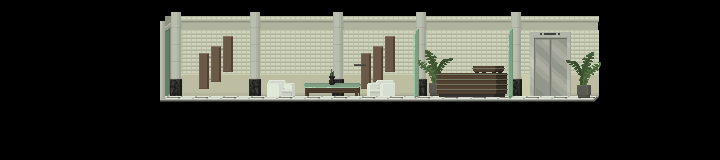

This is a level from a 2D game, rendered from its Tiled map with the project's own tilesets. A one-line summary and the map file follow, with tile-layer data summarised:
An orthogonal 45x10 tile map with 16x16 px tiles, 4 tile layers (bg1, bg2, ground, fg) and 3 objects (outside, Spawn, 276).

<map version="1.0" orientation="orthogonal" renderorder="right-down" width="45" height="10" tilewidth="16" tileheight="16" nextobjectid="30">
 <properties>
  <property name="ambient" value="INDOOR" />
  <property name="bgm" value="Bright Days" />
  <property name="bgm night" value="Midnight Waves" />
 </properties>
 <tileset firstgid="1" name="indoors" tilewidth="16" tileheight="16" tilecount="2880">
  <image source="tilesets/indoors.png" width="960" height="771" />
  <tile id="900">
   <animation>
    <frame tileid="900" duration="33" />
    <frame tileid="961" duration="33" />
    <frame tileid="901" duration="33" />
    <frame tileid="962" duration="33" />
    <frame tileid="902" duration="33" />
    <frame tileid="963" duration="33" />
    <frame tileid="903" duration="33" />
    <frame tileid="960" duration="50" />
   </animation>
  </tile>
  <tile id="901">
   <animation>
    <frame tileid="961" duration="33" />
    <frame tileid="901" duration="33" />
    <frame tileid="962" duration="33" />
    <frame tileid="902" duration="33" />
    <frame tileid="963" duration="33" />
    <frame tileid="903" duration="33" />
    <frame tileid="960" duration="50" />
    <frame tileid="900" duration="33" />
   </animation>
  </tile>
  <tile id="902">
   <animation>
    <frame tileid="902" duration="33" />
    <frame tileid="963" duration="33" />
    <frame tileid="903" duration="33" />
    <frame tileid="960" duration="50" />
    <frame tileid="900" duration="33" />
    <frame tileid="961" duration="33" />
    <frame tileid="901" duration="33" />
    <frame tileid="962" duration="33" />
   </animation>
  </tile>
  <tile id="903">
   <animation>
    <frame tileid="903" duration="33" />
    <frame tileid="960" duration="50" />
    <frame tileid="900" duration="33" />
    <frame tileid="961" duration="33" />
    <frame tileid="901" duration="33" />
    <frame tileid="962" duration="33" />
    <frame tileid="902" duration="33" />
    <frame tileid="963" duration="33" />
   </animation>
  </tile>
  <tile id="919">
   <animation>
    <frame tileid="900" duration="33" />
    <frame tileid="961" duration="33" />
    <frame tileid="901" duration="33" />
    <frame tileid="962" duration="33" />
    <frame tileid="902" duration="33" />
    <frame tileid="963" duration="33" />
    <frame tileid="903" duration="33" />
    <frame tileid="960" duration="50" />
   </animation>
  </tile>
  <tile id="920">
   <animation>
    <frame tileid="977" duration="33" />
    <frame tileid="916" duration="33" />
    <frame tileid="978" duration="33" />
    <frame tileid="917" duration="33" />
    <frame tileid="979" duration="33" />
    <frame tileid="918" duration="33" />
    <frame tileid="976" duration="50" />
    <frame tileid="915" duration="33" />
   </animation>
  </tile>
  <tile id="921">
   <animation>
    <frame tileid="916" duration="33" />
    <frame tileid="978" duration="33" />
    <frame tileid="917" duration="33" />
    <frame tileid="979" duration="33" />
    <frame tileid="918" duration="33" />
    <frame tileid="976" duration="50" />
    <frame tileid="915" duration="33" />
    <frame tileid="977" duration="33" />
   </animation>
  </tile>
  <tile id="922">
   <animation>
    <frame tileid="978" duration="33" />
    <frame tileid="917" duration="33" />
    <frame tileid="979" duration="33" />
    <frame tileid="918" duration="33" />
    <frame tileid="976" duration="50" />
    <frame tileid="915" duration="33" />
    <frame tileid="977" duration="33" />
    <frame tileid="916" duration="33" />
   </animation>
  </tile>
  <tile id="960">
   <animation>
    <frame tileid="960" duration="50" />
    <frame tileid="900" duration="33" />
    <frame tileid="961" duration="33" />
    <frame tileid="901" duration="33" />
    <frame tileid="962" duration="33" />
    <frame tileid="902" duration="33" />
    <frame tileid="963" duration="33" />
    <frame tileid="903" duration="33" />
   </animation>
  </tile>
  <tile id="961">
   <animation>
    <frame tileid="961" duration="33" />
    <frame tileid="901" duration="33" />
    <frame tileid="962" duration="33" />
    <frame tileid="902" duration="33" />
    <frame tileid="963" duration="33" />
    <frame tileid="903" duration="33" />
    <frame tileid="960" duration="50" />
    <frame tileid="900" duration="33" />
   </animation>
  </tile>
  <tile id="962">
   <animation>
    <frame tileid="962" duration="33" />
    <frame tileid="902" duration="33" />
    <frame tileid="963" duration="33" />
    <frame tileid="903" duration="33" />
    <frame tileid="960" duration="50" />
    <frame tileid="900" duration="33" />
    <frame tileid="961" duration="33" />
    <frame tileid="901" duration="33" />
   </animation>
  </tile>
  <tile id="963">
   <animation>
    <frame tileid="963" duration="33" />
    <frame tileid="903" duration="33" />
    <frame tileid="960" duration="50" />
    <frame tileid="900" duration="33" />
    <frame tileid="961" duration="33" />
    <frame tileid="901" duration="33" />
    <frame tileid="962" duration="33" />
    <frame tileid="902" duration="33" />
   </animation>
  </tile>
  <tile id="980">
   <animation>
    <frame tileid="917" duration="33" />
    <frame tileid="979" duration="33" />
    <frame tileid="918" duration="33" />
    <frame tileid="976" duration="50" />
    <frame tileid="915" duration="33" />
    <frame tileid="977" duration="33" />
    <frame tileid="916" duration="33" />
    <frame tileid="978" duration="33" />
   </animation>
  </tile>
  <tile id="981">
   <animation>
    <frame tileid="979" duration="33" />
    <frame tileid="918" duration="33" />
    <frame tileid="976" duration="50" />
    <frame tileid="915" duration="33" />
    <frame tileid="977" duration="33" />
    <frame tileid="916" duration="33" />
    <frame tileid="978" duration="33" />
    <frame tileid="917" duration="33" />
   </animation>
  </tile>
  <tile id="982">
   <animation>
    <frame tileid="918" duration="33" />
    <frame tileid="976" duration="50" />
    <frame tileid="915" duration="33" />
    <frame tileid="977" duration="33" />
    <frame tileid="916" duration="33" />
    <frame tileid="978" duration="33" />
    <frame tileid="917" duration="33" />
    <frame tileid="979" duration="33" />
   </animation>
  </tile>
  <tile id="983">
   <animation>
    <frame tileid="976" duration="200" />
    <frame tileid="915" duration="33" />
    <frame tileid="977" duration="33" />
    <frame tileid="916" duration="33" />
    <frame tileid="978" duration="33" />
    <frame tileid="917" duration="33" />
    <frame tileid="979" duration="33" />
    <frame tileid="918" duration="33" />
   </animation>
  </tile>
 </tileset>
 <layer name="bg1" width="45" height="10">
  <data>[450 cells, 196 non-empty, 196 distinct tile ids]</data>
 </layer>
 <layer name="bg2" width="45" height="10">
  <data>[450 cells, 45 non-empty, 45 distinct tile ids]</data>
 </layer>
 <layer name="ground" width="45" height="10">
  <data>[450 cells, 125 non-empty, 61 distinct tile ids]</data>
 </layer>
 <layer name="fg" width="45" height="10">
  <data>[450 cells, 36 non-empty, 36 distinct tile ids]</data>
 </layer>
 <objectgroup name="entities">
  <properties>
   <property name="spawn" value="" />
  </properties>
  <object id="26" name="outside" x="159" y="30" width="16" height="68.9167">
   <properties>
    <property name="ID" value="0" />
    <property name="next" value="BusinessDistrict" />
    <property name="nextWarp" value="5" />
    <property name="warp" value="" />
   </properties>
  </object>
  <object id="27" name="Spawn" x="304" y="79.5" width="16" height="16">
   <properties>
    <property name="spawn" value="" />
   </properties>
  </object>
  </objectgroup>
</map>
<!-- 1 of 3 objects omitted -->
